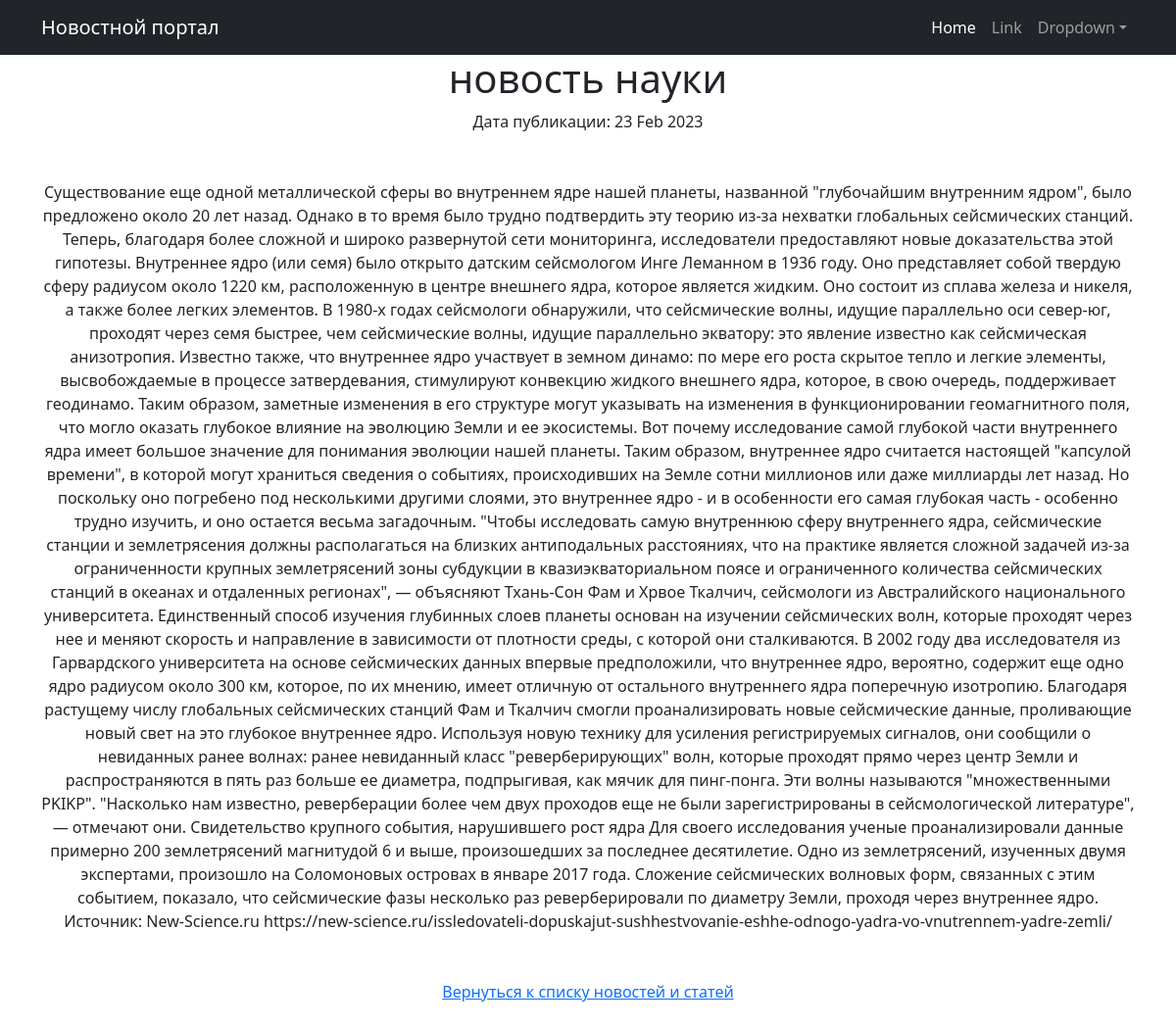
Page /news/80 (signed in) on the committed database.
### news/models.py (models this page shows, shortened)
class Post(models.Model):
    author = models.ForeignKey(Author, on_delete=models.CASCADE)
    NEWS = 'NW'
    ARTICLE = 'AR'
    CATEGORY_CHOICES = (
        (NEWS, 'Новость'),
        (ARTICLE, 'Статья'),
    )
    categoryType = models.CharField(max_length=2, choices=CATEGORY_CHOICES, default=ARTICLE)
    dateCreation = models.DateTimeField(auto_now_add=True)
    postCategory = models.ManyToManyField(Category, through='PostCategory')
    title = models.CharField(max_length=128)
    text = models.TextField()
    rating = models.SmallIntegerField(default=0)

### news/views.py (the view)
# urls.py: path('<int:pk>', PostDetail.as_view(), name='post_detail'),
class PostDetail(DetailView):
    model = Post
    template_name = 'post.html'
    context_object_name = 'post'

### news/templatetags/custom_filters.py (called while the page is built)
@register.filter()
def censor(value):
    censor_replace = str(value)
    for key in censored_words.keys():
        censor_replace = censor_replace.replace(key, censored_words[key])
    return censor_replace

### templates/post.html (shortened to what this page needs)
{% extends 'flatpages/default.html' %}
{% load custom_filters %}
{% block content %}
<h1>{{ post.title|censor }}</h1>
    Дата публикации: {{ post.dateCreation|date:'d M Y' }} <br><br><br>
    {{ post.text| censor }}
<br><br><br>
<a href="{% url 'news' %}">Вернуться к списку новостей и статей</a><br>
<br>
{% endblock content %}

### rows in the picture
Post: title|censor "новость науки", dateCreation "23 Feb 2023", text|censor "Существование еще одной металлической сферы во внутреннем ядре нашей планеты, названной \"глубочайшим внутренним ядром\", было предложено около 20 лет назад. Однако в то время было трудно подтвердить эту теорию из-за нехватки глобальных сейсмических станций. Теперь, благодаря более сложной и широко развернутой сети мониторинга, исследователи предоставляют новые доказательства этой гипотезы. Внутреннее ядро (или семя) было открыто датским сейсмологом Инге Леманном в 1936 году. Оно представляет собой твердую сферу радиусом около 1220 км, расположенную в центре внешнего ядра, которое является жидким. Оно состоит из сплава железа и никеля, а также более легких элементов. В 1980-х годах сейсмологи…"
